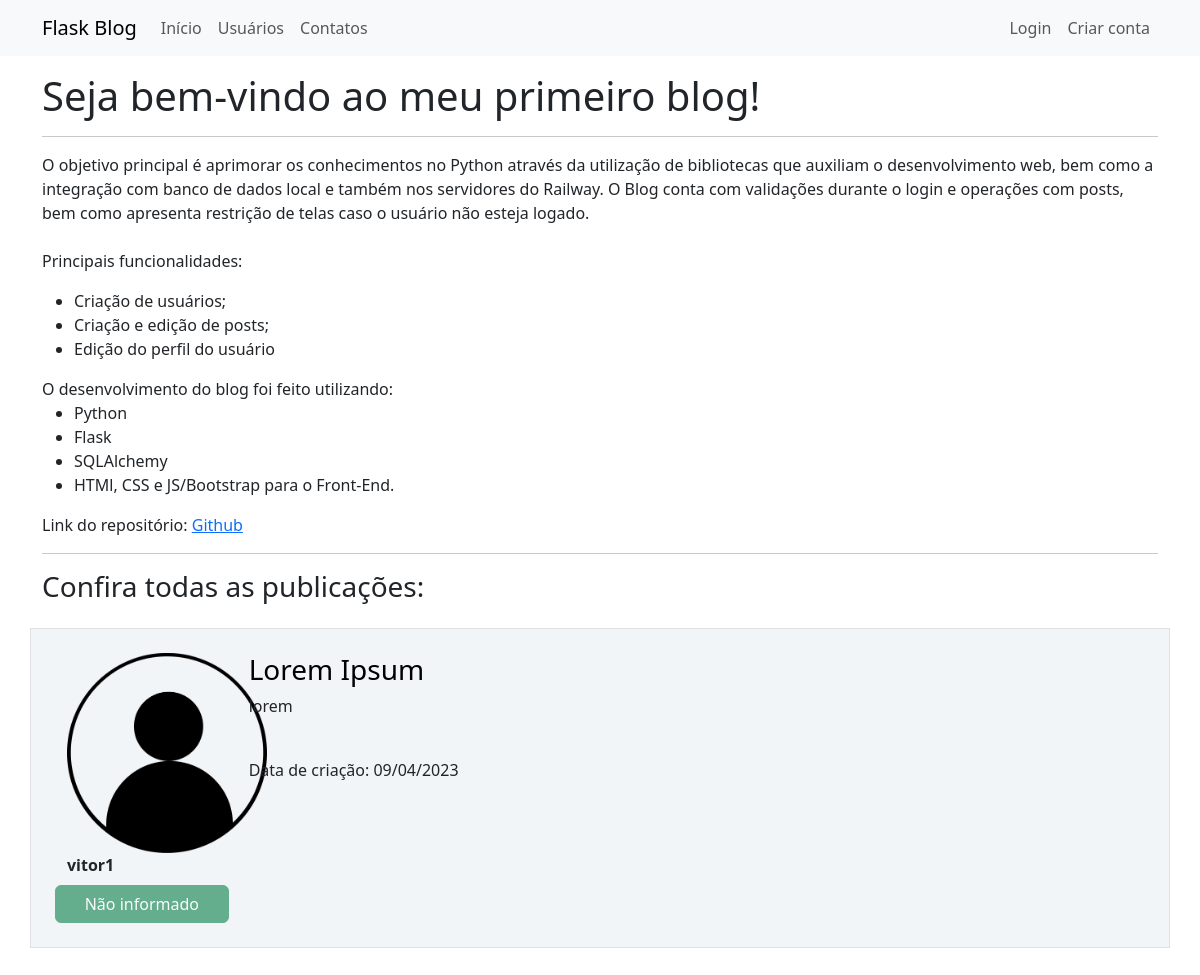
The app's page /, older data.
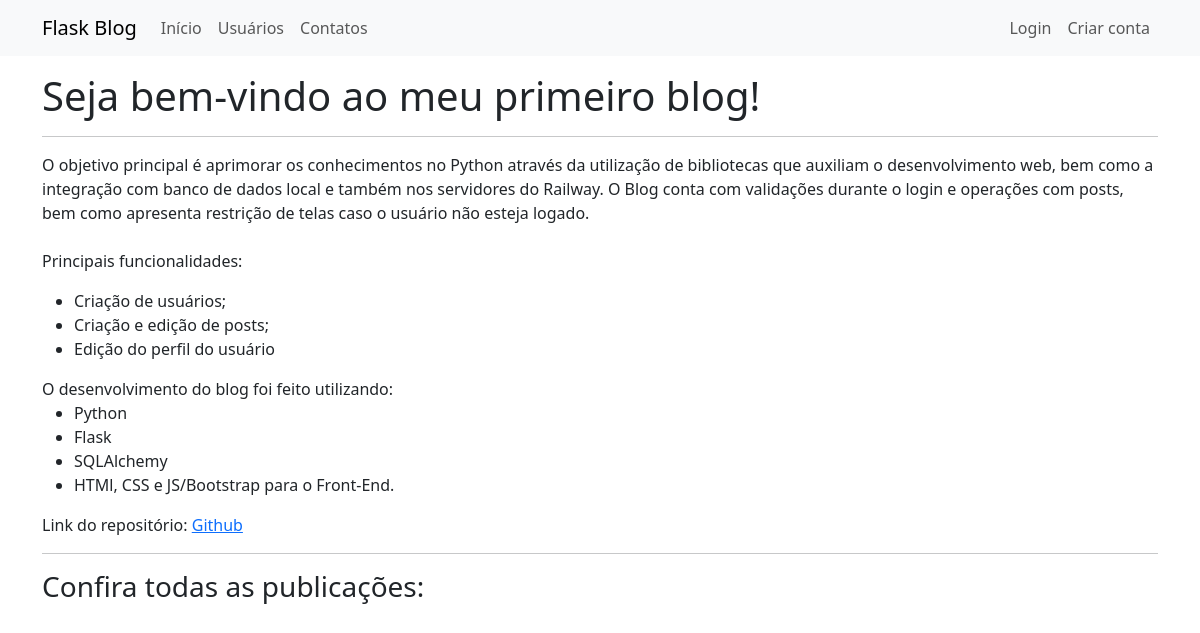
The same page, newer data.
### webblog/models.py (models this page shows, shortened)
class Post(database.Model):
    id = database.Column(database.Integer, primary_key=True)
    titulo = database.Column(database.String, nullable=False)
    corpo = database.Column(database.Text, nullable=False)  # informando ao BD que será um texto ao invés de String
    data_criacao = database.Column(database.DateTime, nullable=False, default=datetime.utcnow)
    id_usuario = database.Column(database.Integer, database.ForeignKey('usuario.id'), nullable=False)

class Usuario(database.Model, UserMixin):
    id = database.Column(database.Integer, primary_key=True)
    username = database.Column(database.String, nullable=False)  # campo não pode ser vazio, preenchimento obrigatório
    email = database.Column(database.String, nullable=False, unique=True)  # campo deve ser único
    senha = database.Column(database.String, nullable=False)
    cursos = database.Column(database.String, nullable=False, default='Não informado')
    foto_perfil = database.Column(database.String, nullable=False, default='default.jpg')
    posts = database.relationship('Post', backref='autor', lazy=True)

### webblog/routes.py (the view)
@app.route('/')  # mostra o caminho (URL) de onde a página será mostrada, nesse caso é a homepage
def home():  # função que informa o que será mostrado na página, usaremos a pasta 'templates' para arquivos HTML
    posts = Post.query.order_by(Post.id.desc())
    return render_template('home.html', posts=posts)

### webblog/templates/home.html (shortened to what this page needs)
{% extends 'base.html' %}
{% block body %}
<div class="container mt-3">
    <h1>Seja bem-vindo ao meu primeiro blog!</h1>
    <hr>
    <p>
        O objetivo principal é aprimorar os conhecimentos no Python através da utilização de bibliotecas que auxiliam o
        desenvolvimento web, bem como a integração com banco de dados local e também nos servidores do Railway. O Blog
        conta com validações durante o login e operações com posts, bem como apresenta restrição de telas caso o usuário
        não esteja logado.
        <br><br>
        Principais funcionalidades:
        <ul>
            <li>Criação de usuários;</li>
            <li>Criação e edição de posts;</li>
            <li>Edição do perfil do usuário</li>
        </ul>
        O desenvolvimento do blog foi feito utilizando:
        <ul>
            <li>Python</li>
            <li>Flask</li>
            <li>SQLAlchemy</li>
            <li>HTMl, CSS e JS/Bootstrap para o Front-End.</li>
        </ul>
        Link do repositório: <a href="https://github.com/victornunesg/web-blog">Github</a>
    </p>
    <hr>
    <h3>Confira todas as publicações:</h3>
    {% if posts %}
        {% for post in posts %}
            <div class="row border mt-4 p-4 meupost" >
                <div class="col col-2">
                    <div class="image pe-2">
                        <img src="{{  url_for('static', filename='fotos_perfil/{}'.format(post.autor.foto_perfil)) }}" class="rounded" width="200" >
                        <br>
                        <strong>{{ post.autor.username }}</strong>
                        <div class="row justify-content-center">
                            {% for curso in post.autor.cursos.split(';') %}
                                <button type="button" class="btn btn-success mt-2" disabled>{{ curso }}</button>
                            {% endfor %}
                        </div>
                    </div>
                </div>
                <div class="col col-9">
                    <a style="text-decoration: none; color:black" href="{{ url_for('exibir_post', post_id=post.id) }}"><h3>{{ post.titulo }}</h3></a>
                    <p>{{ post.corpo }}</p>
                    <br>
                    <span> Data de criação: {{ post.data_criacao.strftime('%d/%m/%Y') }}</span>
                    <br>
                </div>
            </div>
        {% endfor %}
    {% endif %}
</div>
{% endblock %}

Row changes from the older to the newer data that the page shows:
removed Post: foto_perfil (placeholder picture), autor.username "vitor1", titulo "Lorem Ipsum", corpo "lorem", data_criacao "09/04/2023"
removed Usuario: cursos "Não informado"
